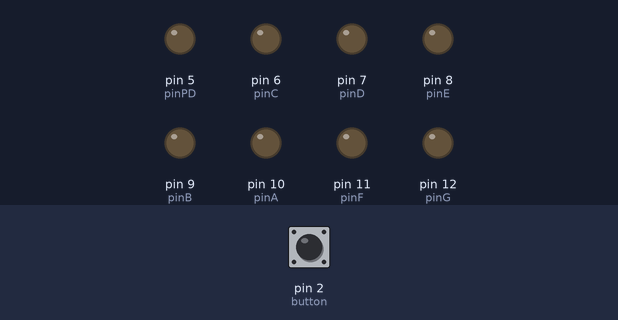
Simulated run of this sketch. Board: Arduino Uno, built with avr-gcc and run on an emulated ATmega328P. On the bench: output pins drawn as LEDs (lit = HIGH). The inputs (shaded band) are chosen by the test bench; at power-on: pin 2 (button) LOW.

Above: at 1.2 s.
1.3 s: pin 2 (button) pulled HIGH for 0.15 s
At 1.7 s:
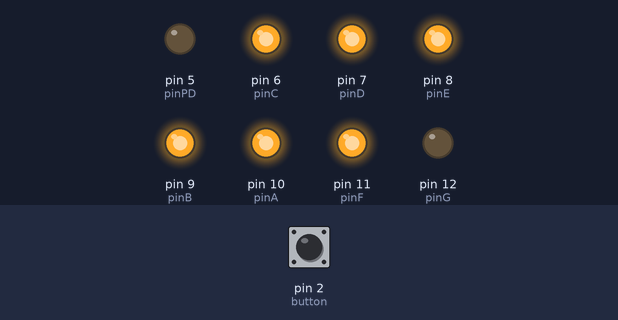
2.9 s: pin 2 (button) pulled HIGH for 1 s
At 4.1 s:
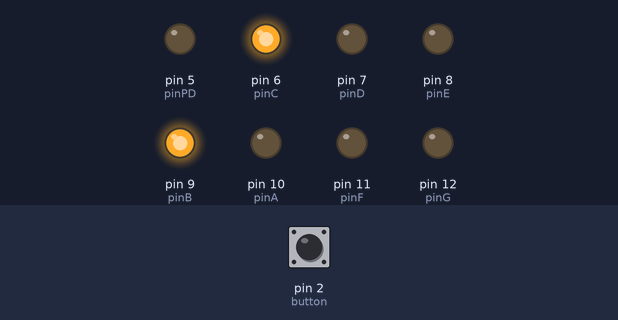
5.4 s: pin 2 (button) pulled HIGH for 0.15 s
At 6.0 s:
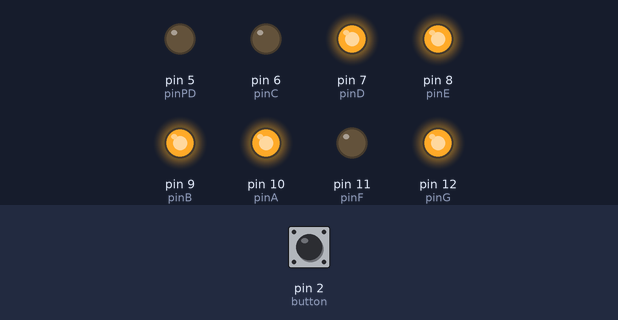
7.0 s: pin 2 (button) pulled HIGH for 3.2 s
At 7.3 s:
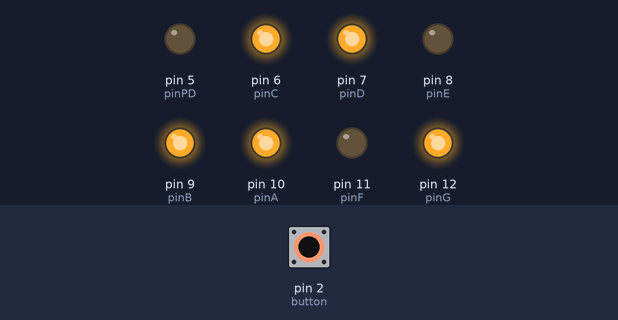
11.7 s: pin 2 (button) pulled HIGH for 0.15 s
At 12.0 s:
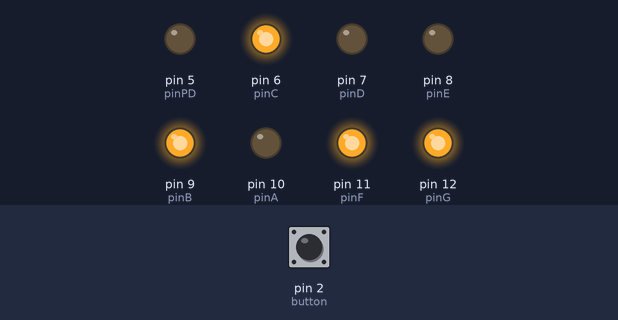
13.3 s: pin 2 (button) pulled HIGH for 1 s
At 14.5 s:
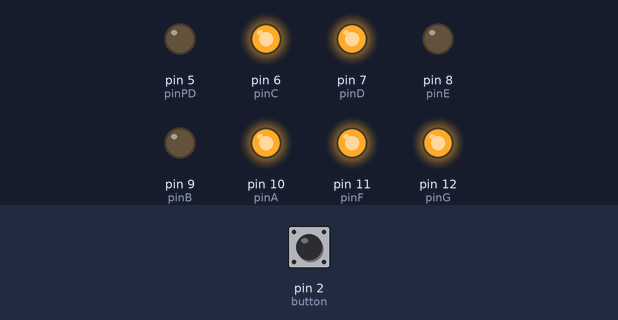
Timing chart, 0 to 16.3 s (numbered marks = the images above; inputs shaded):
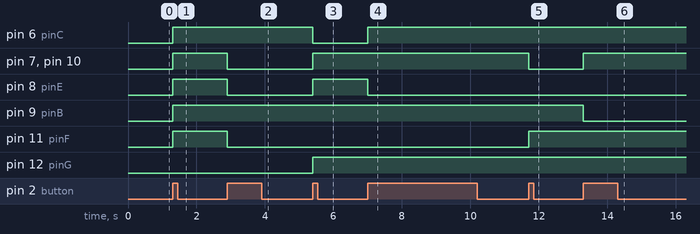

Measured:
- after the input at 1.3 s, pin 6 (pinC), pin 7 (pinD), pin 8 (pinE), pin 9 (pinB), pin 10 (pinA), pin 11 (pinF): LOW → HIGH at once
- after the input at 2.9 s, pin 7 (pinD), pin 8 (pinE), pin 10 (pinA), pin 11 (pinF): HIGH → LOW at once
- after the input at 5.4 s, pin 6 (pinC): HIGH → LOW at once; pin 7 (pinD), pin 8 (pinE), pin 10 (pinA), pin 12 (pinG): LOW → HIGH at once
- after the input at 7.0 s, pin 6 (pinC): LOW → HIGH at once; pin 8 (pinE): HIGH → LOW at once
- after the input at 11.7 s, pin 7 (pinD), pin 10 (pinA): HIGH → LOW at once; pin 11 (pinF): LOW → HIGH at once
- after the input at 13.3 s, pin 7 (pinD), pin 10 (pinA): LOW → HIGH at once; pin 9 (pinB): HIGH → LOW at once

The sketch:

Display_7_Segmentos.ino
```cpp
#define button 2

#define pinA 10
#define pinB 9
#define pinC 6
#define pinD 7
#define pinE 8
#define pinF 11
#define pinG 12
#define pinPD 5

int num = 10;
bool botaoAntes = false;
bool botaoAtual = false;

void setup(){
  pinMode(button ,INPUT);
  pinMode(pinA , OUTPUT);
  pinMode(pinB , OUTPUT);
  pinMode(pinC , OUTPUT);
  pinMode(pinD , OUTPUT);
  pinMode(pinE , OUTPUT);
  pinMode(pinF , OUTPUT);
  pinMode(pinG , OUTPUT);
  pinMode(pinPD , OUTPUT);

}//End setup...

void loop(){

  botaoAtual = digitalRead(button);
  if(botaoAtual && !botaoAntes){
    num++;

    if (num > 9){
      num = 0;
    }//end if2
  }
  botaoAntes = botaoAtual;

  switch(num){
     case 0:
      digitalWrite(pinA, HIGH);
      digitalWrite(pinB, HIGH);
      digitalWrite(pinC, HIGH);
      digitalWrite(pinD, HIGH);
      digitalWrite(pinE, HIGH);
      digitalWrite(pinF, HIGH);
      digitalWrite(pinG, LOW);
      digitalWrite(pinPD, LOW);
      break;
    case 1:
      digitalWrite(pinA, LOW);
      digitalWrite(pinB, HIGH);
      digitalWrite(pinC, HIGH);
      digitalWrite(pinD, LOW);
      digitalWrite(pinE, LOW);
      digitalWrite(pinF, LOW);
      digitalWrite(pinG, LOW);
      digitalWrite(pinPD, LOW);
      break;
    case 2:
      digitalWrite(pinA, HIGH);
      digitalWrite(pinB, HIGH);
      digitalWrite(pinC, LOW);
      digitalWrite(pinD, HIGH);
      digitalWrite(pinE, HIGH);
      digitalWrite(pinF, LOW);
      digitalWrite(pinG, HIGH);
      digitalWrite(pinPD, LOW);
      break;
    case 3:
      digitalWrite(pinA, HIGH);
      digitalWrite(pinB, HIGH);
      digitalWrite(pinC, HIGH);
      digitalWrite(pinD, HIGH);
      digitalWrite(pinE, LOW);
      digitalWrite(pinF, LOW);
      digitalWrite(pinG, HIGH);
      digitalWrite(pinPD, LOW);
      break;
    case 4:
      digitalWrite(pinA, LOW);
      digitalWrite(pinB, HIGH);
      digitalWrite(pinC, HIGH);
      digitalWrite(pinD, LOW);
      digitalWrite(pinE, LOW);
      digitalWrite(pinF, HIGH);
      digitalWrite(pinG, HIGH);
      digitalWrite(pinPD, LOW);
      break;
    case 5:
      digitalWrite(pinA, HIGH);
      digitalWrite(pinB, LOW);
      digitalWrite(pinC, HIGH);
      digitalWrite(pinD, HIGH);
      digitalWrite(pinE, LOW);
      digitalWrite(pinF, HIGH);
      digitalWrite(pinG, HIGH);
      digitalWrite(pinPD, LOW);
      break;
    case 6:
      digitalWrite(pinA, HIGH);
      digitalWrite(pinB, LOW);
      digitalWrite(pinC, HIGH);
      digitalWrite(pinD, HIGH);
      digitalWrite(pinE, HIGH);
      digitalWrite(pinF, HIGH);
      digitalWrite(pinG, HIGH);
      digitalWrite(pinPD, LOW);
      break;
    case 7:
      digitalWrite(pinA, HIGH);
      digitalWrite(pinB, HIGH);
      digitalWrite(pinC, HIGH);
      digitalWrite(pinD, LOW);
      digitalWrite(pinE, LOW);
      digitalWrite(pinF, LOW);
      digitalWrite(pinG, LOW);
      digitalWrite(pinPD, LOW);
      break;
    case 8:
      digitalWrite(pinA, HIGH);
      digitalWrite(pinB, HIGH);
      digitalWrite(pinC, HIGH);
      digitalWrite(pinD, HIGH);
      digitalWrite(pinE, HIGH);
      digitalWrite(pinF, HIGH);
      digitalWrite(pinG, HIGH);
      digitalWrite(pinPD, LOW);
      break;
    case 9:
      digitalWrite(pinA, HIGH);
      digitalWrite(pinB, HIGH);
      digitalWrite(pinC, HIGH);
      digitalWrite(pinD, LOW);
      digitalWrite(pinE, LOW);
      digitalWrite(pinF, HIGH);
      digitalWrite(pinG, HIGH);
      digitalWrite(pinPD, LOW);
      break;

  }


}//End Loop...
```
